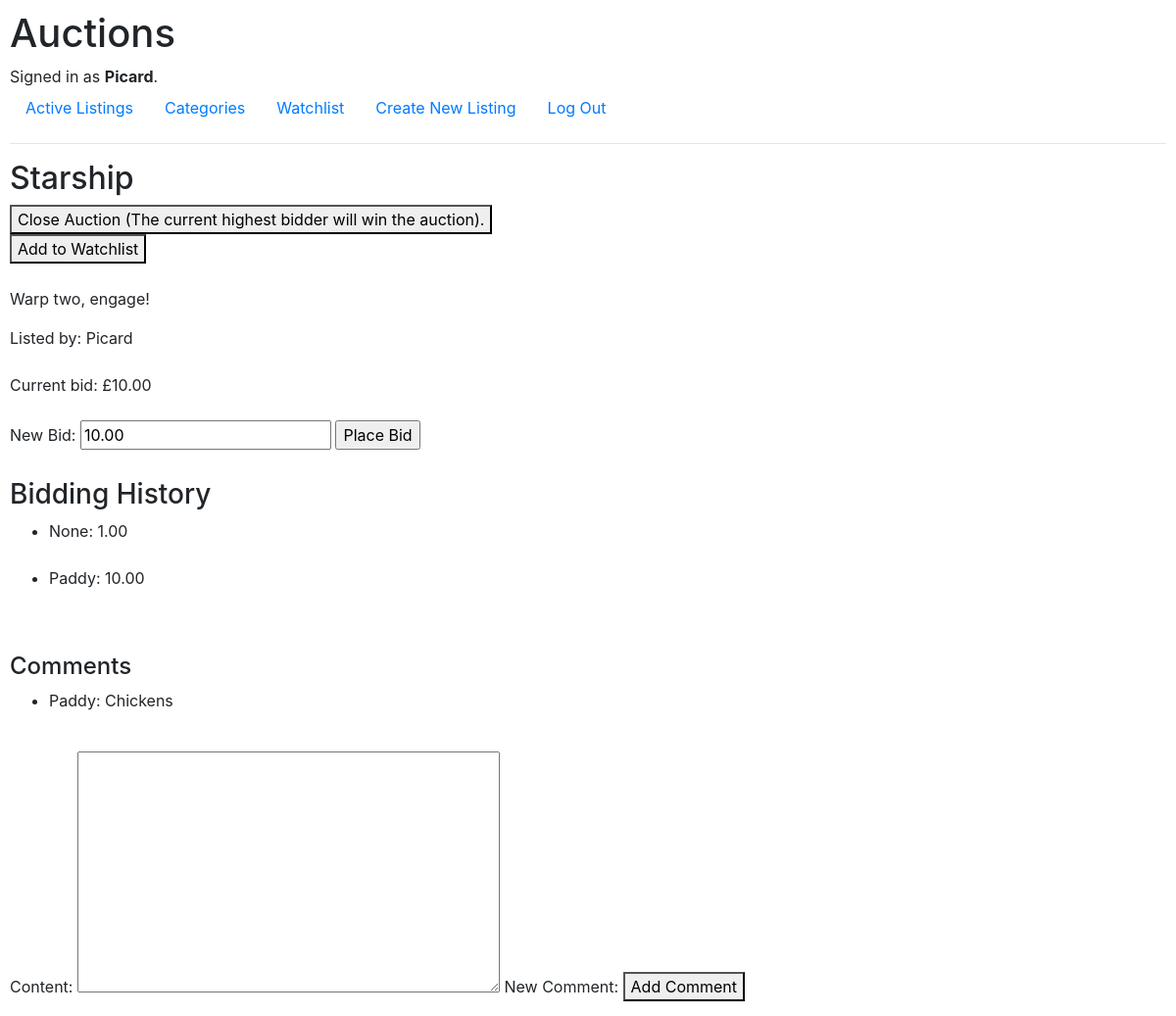
The app's page /listing/1 (signed in) with its own data.
### auctions/models.py (models this page shows)
class User(AbstractUser):
    pass

class Listing(models.Model):
    title = models.CharField(max_length=64, default="New Item")
    description = models.CharField(max_length=1500, null=True)
    current_bid = models.DecimalField(max_digits=17, decimal_places = 2, default = 1)
    image = models.URLField(max_length= 512, null=True, blank=True)
    category = models.CharField(max_length = 64, choices = categories, null=True, blank=True)
    seller = models.ForeignKey(User, on_delete=models.CASCADE, related_name="listings")
    closed = models.BooleanField(default="False")

class Bid(models.Model):
    item = models.ForeignKey(Listing, on_delete=models.CASCADE, related_name="bids_received")
    bidder = models.ForeignKey(User, on_delete=models.CASCADE, related_name="bids_placed", null=True, blank=True)
    value = models.DecimalField(max_digits=17, decimal_places = 2, default = 1)

class Comment(models.Model):
    comment = models.CharField(max_length=1500, null=True)
    item = models.ForeignKey(Listing, on_delete=models.CASCADE, related_name="comments")
    commenter = models.ForeignKey(User, on_delete=models.CASCADE, related_name="comments_left")

### auctions/views.py (the view, shortened to what this page needs)
# urls.py: path("listing/<str:listing_id>", views.listing, name="view_listing"),
def listing(request, listing_id):
    listing = Listing.objects.get(pk=listing_id)
    if request.user.is_authenticated:
        user_watchlist = Watchlist.objects.get(user=request.user)
        if listing in user_watchlist.item.all():
            in_watchlist=True
        else:
            in_watchlist=False
    else:
        in_watchlist=False
    return render(request, "auctions/listing_page.html", {
        "listing": listing,
        "in_watchlist": in_watchlist,
        "highest_bid": Bid.objects.get(item=listing, value=listing.current_bid),
        "comment_form": CommentForm,
        "comments": Comment.objects.filter(item=listing),
    })

### auctions/templates/auctions/listing_page.html (shortened to what this page needs)
{% extends "auctions/layout.html" %}
{% block body %}
    <h2>{{listing.title}}</h2>
    {% if listing.closed %}
        {% if request.user == highest_bid.bidder %}
            <p>Congratulations, you won {{listing.title}} with a bid of £{{highest_bid.value}}!</p>
        {% else %}
            <p>Auction Closed. Won by {{highest_bid.bidder}} for £{{highest_bid.value}}.</p>
        {% endif %}
    {% else %}
        {% if request.user == highest_bid.bidder %}
            <p>You are winning the bid on {{listing.title}}!</p>
        {% elif request.user == listing.seller %}
            <form action="{% url 'close_auction' %}" method="post">
                <button type="submit">Close Auction (The current highest bidder will win the auction).</button>
            </form>
        {% endif %}
    {% endif %}
    {% if in_watchlist %}
        <form action="{% url 'watchlist_remove' %}" method="post">
            {% csrf_token %}
            <input type="hidden" name="listing_to_remove" value={{listing.pk}}>
            On Watchlist:
            <button type="submit">Remove</button>
        </form>
        <br>
    {% else %}
        <form action="{% url 'watchlist_add' %}" method="post">
            <button type="submit">Add to Watchlist</button>
        </form>
        <br>
    {% endif %}
    <div>
        <p>{{listing.description}}</p>
    </div>
    <div>
        Listed by: {{listing.seller}}
    </div>
    <br>
    <div>
        Current bid: £{{listing.current_bid}}
    </div>
    <br>
    <div>
        <form action="{% url 'view_listing' listing_id=listing.pk %}" method="post" id="new_bid">
            <label for = "new_bid_value">New Bid:</label>
            <input type = "number" name = "new_bid_value", min= listing.current_bid, value = "{{listing.current_bid}}", step = ".01">
            <input type="submit" form = "new_bid" value = "Place Bid">
        </form>
    </div>
    <br>
    <div>
        <h3>Bidding History</h3>
        <ul>
            {% for bid in listing.bids_received.all %}
            <li>
                {{bid.bidder}}: {{bid.value}}
            </li>
            <br>
            {% endfor %}
        </ul>
    </div>
    <br>
    <div>
        <h4>Comments</h4>
        <ul>
            {% for comment in comments %}
                <li>{{comment.commenter}}: {{comment.comment}}</li>
            {% endfor %}
        </ul>
        <br>
        <form action="{% url 'add_comment' listing_id=listing.pk %}" method="post" id="new_comment">
            {{ comment_form }}
            <label for="new_comment">New Comment:</label>
            <button type="submit">Add Comment</button>
        </form>
    </div>
{% endblock %}

### auctions/templates/auctions/layout.html (shortened to what this page needs)
{% load static %}
<!DOCTYPE html>
<html lang="en">
    <head>
        <link rel="stylesheet" href="https://stackpath.bootstrapcdn.com/bootstrap/4.4.1/css/bootstrap.min.css">
        <link href="{% static 'auctions/styles.css' %}" rel="stylesheet">
    </head>
    <body>
        <h1>Auctions</h1>
        <div>
            {% if user.is_authenticated %}
                Signed in as <strong>{{ user.username }}</strong>.
            {% else %}
                Not signed in.
            {% endif %}
        </div>
        <ul class="nav">
            <li class="nav-item">
                <a class="nav-link" href="{% url 'index' %}">Active Listings</a>
            </li>
            <li class="nav-item">
                <a class="nav-link" href="{% url 'select_category' %}">Categories</a>
            </li>
            {% if user.is_authenticated %}
                <li class="nav-item">
                    <a class="nav-link" href="{% url 'watchlist' %}">Watchlist</a>
                </li>
                <li class="nav-item">
                    <a class="nav-link"  href="{% url 'create_listing' %}">Create New Listing</a>
                </li>
                <li class="nav-item">
                    <a class="nav-link" href="{% url 'logout' %}">Log Out</a>
                </li>
            {% endif %}
        </ul>
        <hr>
        {% block body %}
        {% endblock %}
    </body>
</html>

### auctions/static/auctions/styles.css (style rules this page uses)
body { padding: 10px; }

### records on screen
User: username "Picard"
Listing: title "Starship", description "Warp two, engage!", seller "Picard", current_bid "10.00", new_bid_value "10.00"
Bid: bidder "None", value "1.00"
Bid: bidder "Paddy", value "10.00"
Comment: commenter "Paddy", comment "Chickens"
